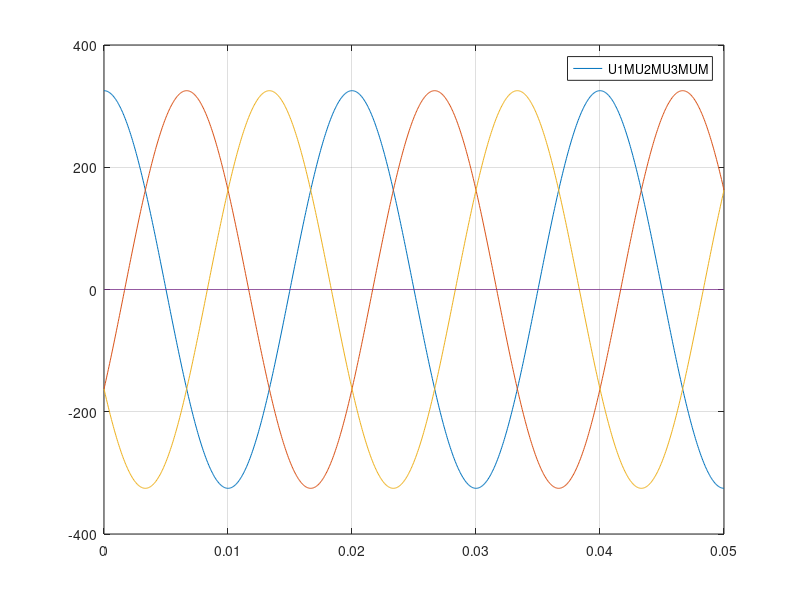

Write MATLAB code to recreate this figure.
% Aufg 4-49

clear; clc; close all;

Up=sqrt(2)*230;
f=50; w=2*pi*f; T=1/f;
t=linspace(0, 2.5*T, 1e3);
U1M=Up*cos(w*t);
U2M=Up*cos(w*t+deg2rad(-120));
U3M=Up*cos(w*t+deg2rad(120));

UM=U1M+U2M+U3M;

plot(t, U1M); hold on
plot(t, U2M); grid on
plot(t, U3M);
plot(t, UM);

legend(["U1M", "U2M", "U3M", "UM"])





